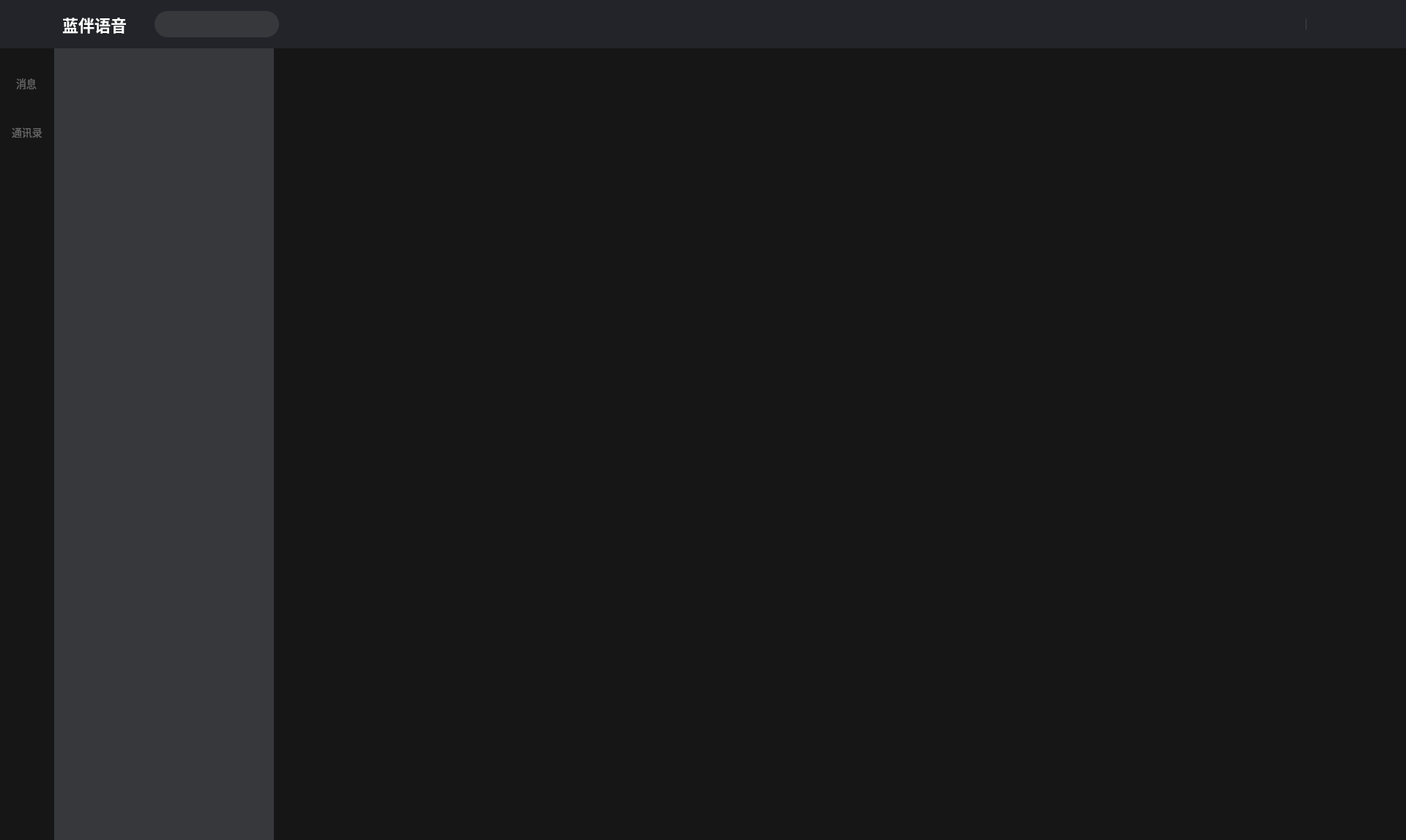
<?xml version="1.0" encoding="UTF-8"?>
<ui version="4.0">
 <class>ChatPage</class>
 <widget class="QDialog" name="ChatPage">
  <property name="geometry">
   <rect>
    <x>0</x>
    <y>0</y>
    <width>1920</width>
    <height>1147</height>
   </rect>
  </property>
  <property name="minimumSize">
   <size>
    <width>74</width>
    <height>70</height>
   </size>
  </property>
  <property name="windowTitle">
   <string>Dialog</string>
  </property>
  <property name="styleSheet">
   <string notr="true">background: #161616;</string>
  </property>
  <layout class="QVBoxLayout" name="verticalLayout">
   <property name="spacing">
    <number>0</number>
   </property>
   <property name="leftMargin">
    <number>0</number>
   </property>
   <property name="topMargin">
    <number>0</number>
   </property>
   <property name="rightMargin">
    <number>0</number>
   </property>
   <property name="bottomMargin">
    <number>0</number>
   </property>
   <item>
    <widget class="QWidget" name="widget_14" native="true">
     <property name="minimumSize">
      <size>
       <width>66</width>
       <height>66</height>
      </size>
     </property>
     <property name="maximumSize">
      <size>
       <width>16777215</width>
       <height>66</height>
      </size>
     </property>
     <property name="styleSheet">
      <string notr="true">background: #222429;</string>
     </property>
     <layout class="QHBoxLayout" name="horizontalLayout_13">
      <property name="spacing">
       <number>32</number>
      </property>
      <property name="leftMargin">
       <number>32</number>
      </property>
      <property name="rightMargin">
       <number>32</number>
      </property>
      <item>
       <widget class="QWidget" name="widget_15" native="true">
        <property name="minimumSize">
         <size>
          <width>147</width>
          <height>36</height>
         </size>
        </property>
        <property name="maximumSize">
         <size>
          <width>147</width>
          <height>36</height>
         </size>
        </property>
        <layout class="QHBoxLayout" name="horizontalLayout">
         <property name="leftMargin">
          <number>0</number>
         </property>
         <property name="topMargin">
          <number>0</number>
         </property>
         <property name="rightMargin">
          <number>0</number>
         </property>
         <property name="bottomMargin">
          <number>0</number>
         </property>
         <item>
          <widget class="QLabel" name="label_12">
           <property name="minimumSize">
            <size>
             <width>47</width>
             <height>37</height>
            </size>
           </property>
           <property name="maximumSize">
            <size>
             <width>47</width>
             <height>37</height>
            </size>
           </property>
           <property name="text">
            <string/>
           </property>
           <property name="pixmap">
            <pixmap resource="../res.qrc">:/images/logo.png</pixmap>
           </property>
          </widget>
         </item>
         <item>
          <widget class="QLabel" name="label_13">
           <property name="styleSheet">
            <string notr="true">font-family: &quot;微软雅黑&quot;;
font-weight: 500;
font-size: 22px;
color: #FFFFFF;
line-height: 30px;
text-align: left;
font-style: normal;</string>
           </property>
           <property name="text">
            <string>蓝伴语音</string>
           </property>
          </widget>
         </item>
        </layout>
       </widget>
      </item>
      <item>
       <widget class="QWidget" name="widget_18" native="true">
        <property name="minimumSize">
         <size>
          <width>170</width>
          <height>0</height>
         </size>
        </property>
        <property name="maximumSize">
         <size>
          <width>170</width>
          <height>36</height>
         </size>
        </property>
        <property name="styleSheet">
         <string notr="true">background: #36383B;

border-radius: 18px;</string>
        </property>
        <layout class="QHBoxLayout" name="horizontalLayout_12">
         <property name="spacing">
          <number>6</number>
         </property>
         <property name="leftMargin">
          <number>0</number>
         </property>
         <property name="topMargin">
          <number>0</number>
         </property>
         <property name="rightMargin">
          <number>16</number>
         </property>
         <property name="bottomMargin">
          <number>0</number>
         </property>
        </layout>
       </widget>
      </item>
      <item>
       <spacer name="horizontalSpacer_5">
        <property name="orientation">
         <enum>Qt::Horizontal</enum>
        </property>
        <property name="sizeHint" stdset="0">
         <size>
          <width>1140</width>
          <height>20</height>
         </size>
        </property>
       </spacer>
      </item>
      <item>
       <widget class="Line" name="line_3">
        <property name="minimumSize">
         <size>
          <width>1</width>
          <height>16</height>
         </size>
        </property>
        <property name="maximumSize">
         <size>
          <width>1</width>
          <height>16</height>
         </size>
        </property>
        <property name="styleSheet">
         <string notr="true">background: #383B43;</string>
        </property>
        <property name="orientation">
         <enum>Qt::Vertical</enum>
        </property>
       </widget>
      </item>
      <item>
       <widget class="QWidget" name="widget_16" native="true">
        <property name="minimumSize">
         <size>
          <width>72</width>
          <height>0</height>
         </size>
        </property>
        <property name="maximumSize">
         <size>
          <width>72</width>
          <height>16777215</height>
         </size>
        </property>
        <layout class="QHBoxLayout" name="horizontalLayout_10">
         <property name="spacing">
          <number>24</number>
         </property>
         <property name="leftMargin">
          <number>0</number>
         </property>
         <property name="topMargin">
          <number>0</number>
         </property>
         <property name="rightMargin">
          <number>0</number>
         </property>
         <property name="bottomMargin">
          <number>0</number>
         </property>
         <item>
          <widget class="QPushButton" name="minBtn">
           <property name="minimumSize">
            <size>
             <width>24</width>
             <height>24</height>
            </size>
           </property>
           <property name="maximumSize">
            <size>
             <width>24</width>
             <height>24</height>
            </size>
           </property>
           <property name="styleSheet">
            <string notr="true">QPushButton{	
border:none;
}
QPushButton::hover{
border:none;
background:#3E3E3E;
}
QPushButton::checked {
border:none;
}

</string>
           </property>
           <property name="text">
            <string/>
           </property>
           <property name="icon">
            <iconset resource="../res.qrc">
             <normaloff>:/images/login_min_n.png</normaloff>:/images/login_min_n.png</iconset>
           </property>
           <property name="iconSize">
            <size>
             <width>28</width>
             <height>28</height>
            </size>
           </property>
          </widget>
         </item>
         <item>
          <widget class="QPushButton" name="closeBtn">
           <property name="minimumSize">
            <size>
             <width>24</width>
             <height>24</height>
            </size>
           </property>
           <property name="maximumSize">
            <size>
             <width>24</width>
             <height>24</height>
            </size>
           </property>
           <property name="styleSheet">
            <string notr="true">QPushButton{	
border:none;
}
QPushButton::hover{
border:none;
background:#3E3E3E;
}
QPushButton::checked {
border:none;
}

</string>
           </property>
           <property name="text">
            <string/>
           </property>
           <property name="icon">
            <iconset resource="../res.qrc">
             <normaloff>:/images/login_close_n.png</normaloff>:/images/login_close_n.png</iconset>
           </property>
           <property name="iconSize">
            <size>
             <width>28</width>
             <height>28</height>
            </size>
           </property>
          </widget>
         </item>
        </layout>
       </widget>
      </item>
     </layout>
    </widget>
   </item>
   <item>
    <widget class="QWidget" name="widget" native="true">
     <layout class="QHBoxLayout" name="horizontalLayout_2">
      <property name="spacing">
       <number>0</number>
      </property>
      <property name="leftMargin">
       <number>0</number>
      </property>
      <property name="topMargin">
       <number>0</number>
      </property>
      <property name="rightMargin">
       <number>0</number>
      </property>
      <property name="bottomMargin">
       <number>0</number>
      </property>
      <item>
       <widget class="QWidget" name="widget_2" native="true">
        <property name="minimumSize">
         <size>
          <width>74</width>
          <height>0</height>
         </size>
        </property>
        <property name="maximumSize">
         <size>
          <width>74</width>
          <height>16777215</height>
         </size>
        </property>
        <layout class="QVBoxLayout" name="verticalLayout_2">
         <property name="spacing">
          <number>0</number>
         </property>
         <property name="leftMargin">
          <number>0</number>
         </property>
         <property name="topMargin">
          <number>0</number>
         </property>
         <property name="rightMargin">
          <number>0</number>
         </property>
         <property name="bottomMargin">
          <number>0</number>
         </property>
         <item>
          <widget class="QWidget" name="widget_7" native="true">
           <property name="minimumSize">
            <size>
             <width>74</width>
             <height>70</height>
            </size>
           </property>
           <widget class="QLabel" name="label_3">
            <property name="geometry">
             <rect>
              <x>25</x>
              <y>11</y>
              <width>24</width>
              <height>25</height>
             </rect>
            </property>
            <property name="text">
             <string/>
            </property>
            <property name="pixmap">
             <pixmap resource="../res.qrc">:/images/icon_消息没未读.png</pixmap>
            </property>
           </widget>
           <widget class="QLabel" name="label_5">
            <property name="geometry">
             <rect>
              <x>22</x>
              <y>38</y>
              <width>28</width>
              <height>20</height>
             </rect>
            </property>
            <property name="styleSheet">
             <string notr="true">font-size:14px;
font-family:SimSun;
font-weight:400;
color:rgba(102,102,102,1);</string>
            </property>
            <property name="text">
             <string>消息</string>
            </property>
           </widget>
           <widget class="click_label" name="starLive_2">
            <property name="geometry">
             <rect>
              <x>0</x>
              <y>0</y>
              <width>68</width>
              <height>70</height>
             </rect>
            </property>
            <property name="styleSheet">
             <string notr="true">background-color: transparent; </string>
            </property>
            <property name="text">
             <string/>
            </property>
           </widget>
          </widget>
         </item>
         <item>
          <widget class="QWidget" name="widget_6" native="true">
           <property name="minimumSize">
            <size>
             <width>74</width>
             <height>70</height>
            </size>
           </property>
           <widget class="QLabel" name="label_2">
            <property name="geometry">
             <rect>
              <x>25</x>
              <y>11</y>
              <width>24</width>
              <height>25</height>
             </rect>
            </property>
            <property name="text">
             <string/>
            </property>
            <property name="pixmap">
             <pixmap resource="../res.qrc">:/images/icon_通讯录未选.png</pixmap>
            </property>
           </widget>
           <widget class="QLabel" name="label_4">
            <property name="geometry">
             <rect>
              <x>16</x>
              <y>38</y>
              <width>50</width>
              <height>14</height>
             </rect>
            </property>
            <property name="styleSheet">
             <string notr="true">font-size:14px;
font-family:SimSun;
font-weight:400;
color:rgba(102,102,102,1);</string>
            </property>
            <property name="text">
             <string>通讯录</string>
            </property>
           </widget>
           <widget class="click_label" name="starLive">
            <property name="geometry">
             <rect>
              <x>0</x>
              <y>0</y>
              <width>68</width>
              <height>70</height>
             </rect>
            </property>
            <property name="styleSheet">
             <string notr="true">background-color: transparent; </string>
            </property>
            <property name="text">
             <string/>
            </property>
           </widget>
          </widget>
         </item>
         <item>
          <spacer name="verticalSpacer">
           <property name="orientation">
            <enum>Qt::Vertical</enum>
           </property>
           <property name="sizeHint" stdset="0">
            <size>
             <width>20</width>
             <height>40</height>
            </size>
           </property>
          </spacer>
         </item>
        </layout>
       </widget>
      </item>
      <item>
       <widget class="QWidget" name="widget_3" native="true">
        <property name="minimumSize">
         <size>
          <width>300</width>
          <height>0</height>
         </size>
        </property>
        <property name="maximumSize">
         <size>
          <width>300</width>
          <height>16777215</height>
         </size>
        </property>
        <property name="styleSheet">
         <string notr="true">background: #36383B;</string>
        </property>
       </widget>
      </item>
      <item>
       <widget class="QStackedWidget" name="stackedWidge"/>
      </item>
     </layout>
    </widget>
   </item>
  </layout>
 </widget>
 <customwidgets>
  <customwidget>
   <class>click_label</class>
   <extends>QLabel</extends>
   <header>click_label.h</header>
   <slots>
    <signal>clicked()</signal>
   </slots>
  </customwidget>
 </customwidgets>
 <resources>
  <include location="../res.qrc"/>
 </resources>
 <connections/>
</ui>
